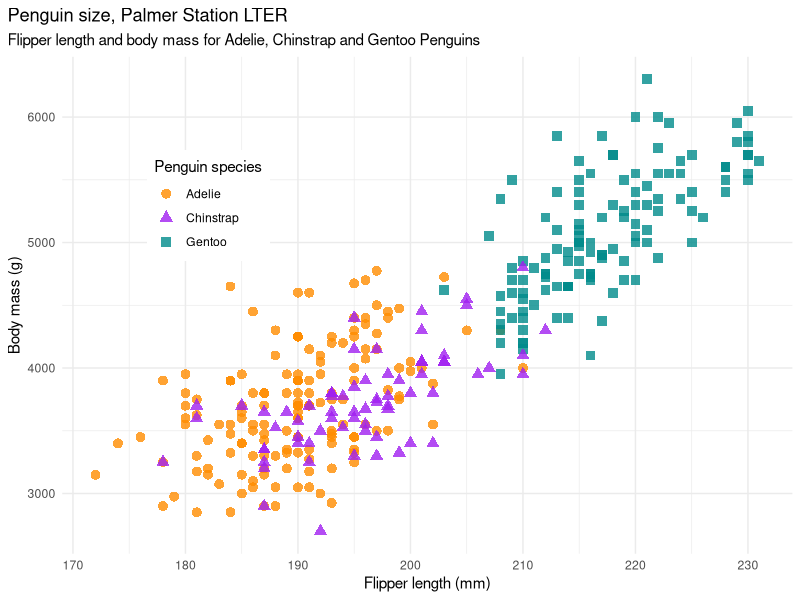

Source code (R):
library(palmerpenguins)
library(ggplot2)

mass_flipper <- ggplot(data = penguins,
                       aes(x = flipper_length_mm,
                           y = body_mass_g)) +
  geom_point(aes(color = species,
                 shape = species),
             size = 3,
             alpha = 0.8) +
  theme_minimal() +
  scale_color_manual(values = c("darkorange","purple","cyan4")) +
  labs(title = "Penguin size, Palmer Station LTER",
       subtitle = "Flipper length and body mass for Adelie, Chinstrap and Gentoo Penguins",
       x = "Flipper length (mm)",
       y = "Body mass (g)",
       color = "Penguin species",
       shape = "Penguin species") +
  theme(legend.position = c(0.2, 0.7),
        legend.background = element_rect(fill = "white", color = NA),
        plot.title.position = "plot",
        plot.caption = element_text(hjust = 0, face= "italic"),
        plot.caption.position = "plot")

mass_flipper
